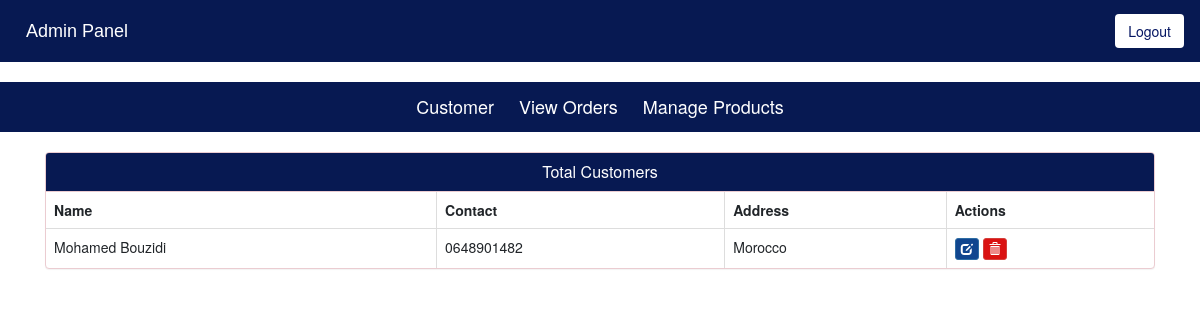
/view-customer (signed in), run on the app's committed database.
### ecom/models.py (models this page shows, shortened)
class Customer(models.Model):
    user=models.OneToOneField(User,on_delete=models.CASCADE)
    address = models.CharField(max_length=40)
    mobile = models.CharField(max_length=20,null=False)
    @property
    def get_name(self):
        return self.user.first_name+" "+self.user.last_name

### ecom/views.py (the view)
# urls.py: path('view-customer', views.view_customer_view,name='view-customer'),
@login_required(login_url='adminlogin')
def view_customer_view(request):
    customers=models.Customer.objects.all()
    return render(request,'ecom/view_customer.html',{'customers':customers})

### templates/ecom/view_customer.html (shortened to what this page needs)
{% extends 'ecom/admin_base.html' %}
{% load static %}
{% block content %}
<head>
  <link href="//netdna.bootstrapcdn.com/bootstrap/3.0.0/css/bootstrap.min.css" rel="stylesheet" id="bootstrap-css">
</head>
<div class="container">
  <div class="panel panel-danger">
    <div class="panel-heading" style="background-color: #071952; color: white;">
      <h6 class="panel-title">Total Customers</h6>
    </div>
    <table class="table table-hover table-bordered" id="dev-table">
      <thead>
        <tr>
          <th>Name</th>
          <th>Contact</th>
          <th>Address</th>
          <th>Actions</th>
        </tr>
      </thead>
      {% for c in customers %}
      <tr>
        <td> {{c.get_name}}</td>
        <td>{{c.mobile}}</td>
        <td>{{c.address}}</td>
        <td><a class="btn btn-primary btn-xs" href="{% url 'update-customer' c.id  %}" style="background-color: #11468F;"><span class="glyphicon glyphicon-edit"></span></a>
        <a class="btn btn-danger btn-xs" href="{% url 'delete-customer' c.id  %}" style="background-color: #DA1212;"><span class="glyphicon glyphicon-trash"></span></a></td>
      </tr>
      {% endfor %}
    </table>
  </div>
</div>
{% endblock content %}

### templates/ecom/admin_base.html (style rules this page uses)
.btn { color: #041562; background-color: white; padding: 10px; }

### templates/ecom/view_customer.html (style rules this page uses)
a:link { text-decoration: none; }
h6 { text-align: center; }

### data on the page
Customer: get_name "Mohamed Bouzidi", mobile "0648901482", address "Morocco"
